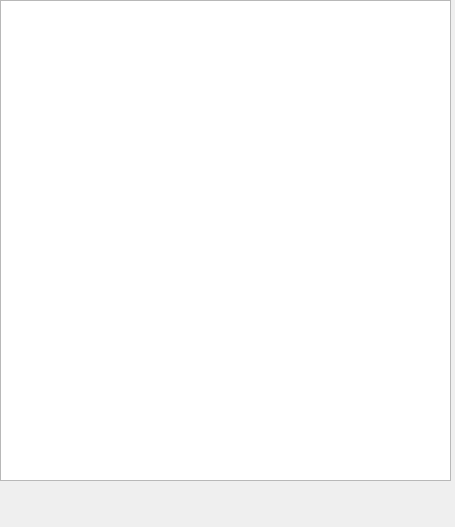
<?xml version="1.0" encoding="UTF-8"?>
<ui version="4.0">
 <class>Contacts</class>
 <widget class="QDialog" name="Contacts">
  <property name="geometry">
   <rect>
    <x>0</x>
    <y>0</y>
    <width>455</width>
    <height>527</height>
   </rect>
  </property>
  <property name="windowTitle">
   <string>Dialog</string>
  </property>
  <widget class="QListWidget" name="listWidget">
   <property name="geometry">
    <rect>
     <x>0</x>
     <y>0</y>
     <width>451</width>
     <height>481</height>
    </rect>
   </property>
  </widget>
 </widget>
 <resources/>
 <connections/>
</ui>
